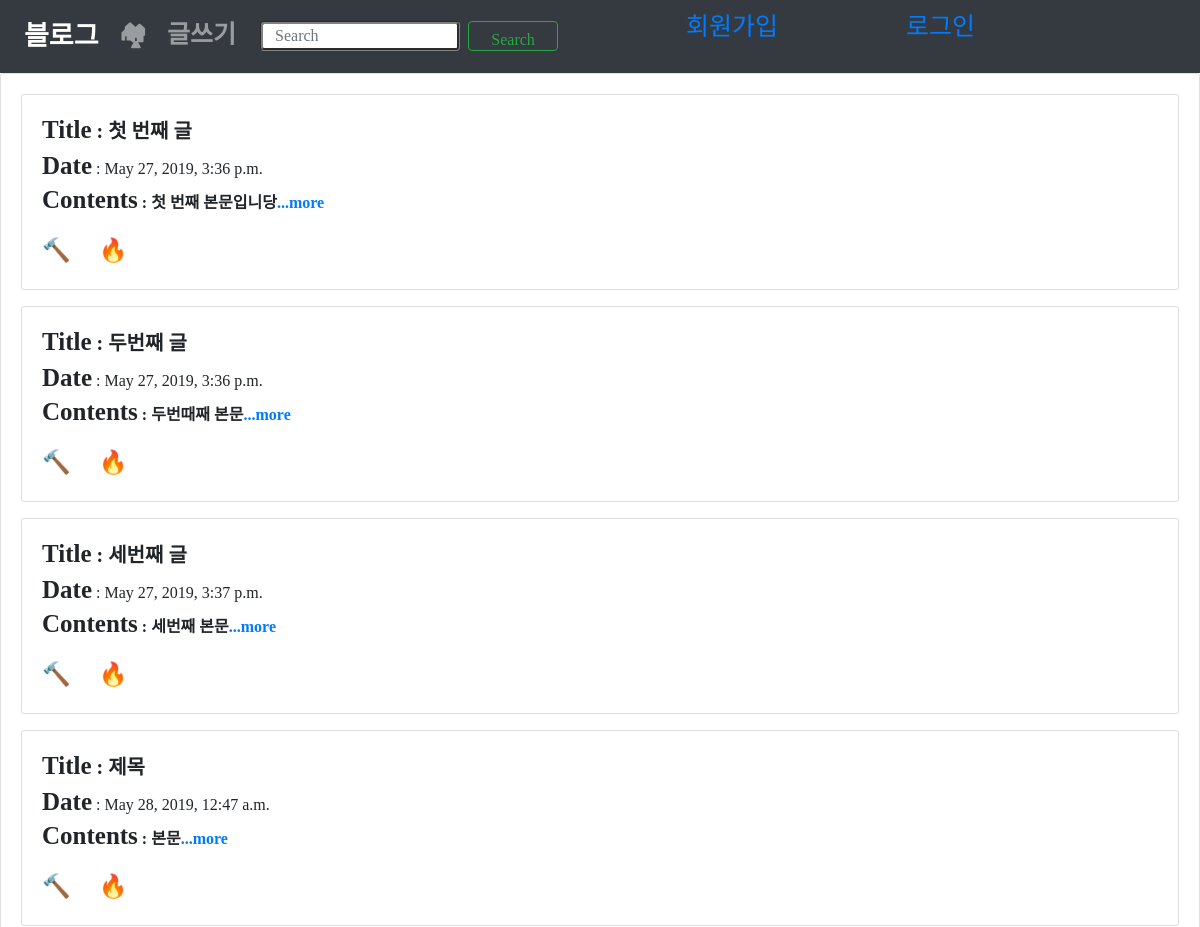
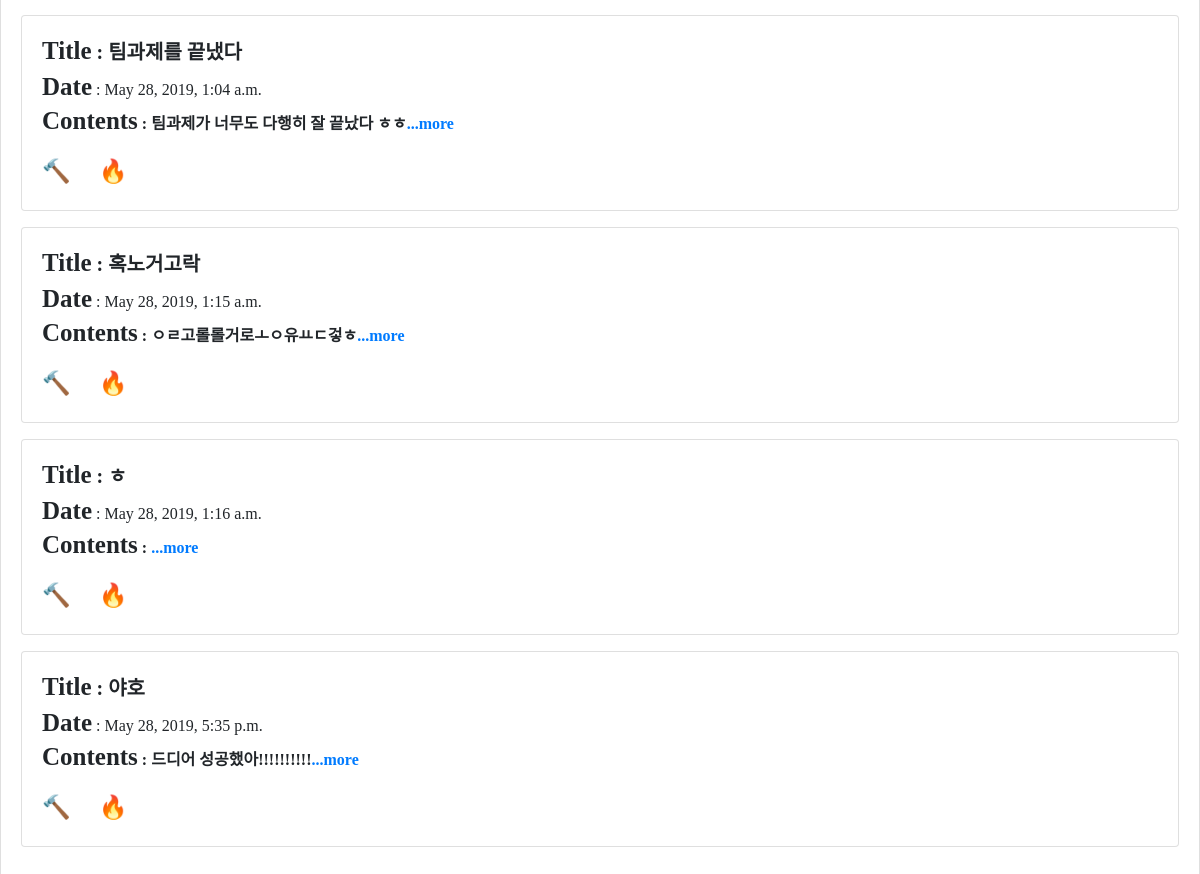
The page / on the database its author committed (2 pictures, top to bottom).
### blog/models.py (models this page shows, shortened)
class Blog(models.Model):
    title = models.CharField(max_length=200)
    pub_date = models.DateTimeField()
    body = models.TextField()
    def sum(self):
        return self.body[:50]

### blog/views.py (the view)
# urls.py: path('', blog.views.home, name="home"),
def home(request):
    blogs = Blog.objects
    return render(request, 'home.html', {'blogs':blogs})

### blog/templates/home.html (shortened to what this page needs)
{% load socialaccount %}
<head>
        <link rel="stylesheet" href="https://stackpath.bootstrapcdn.com/bootstrap/4.3.1/css/bootstrap.min.css">
</head>
<body>
         <nav class="navbar navbar-expand-lg navbar-dark bg-dark" style="padding-bottom: 8px; width:100%;">
                <div class="collapse navbar-collapse" id="navbarNavAltMarkup">
                  <div class="navbar-nav">
                    <a class="nav-item nav-link active" href="{% url 'home' %}" style="font-weight:bold; font-size:27px;">블로그 </a>&nbsp;
                    <a class="nav-item nav-link" href="{% url 'api'%}"style="font-weight:bold;font-size:25px;">&#127960;</a>&nbsp;
                    <a class="nav-item nav-link" href="{% url 'new' %}"style="font-weight:bold;font-size:25px;"><font>글쓰기</font></a>&emsp;
                    <span class="form-inline">
                        <input class="form-control mr-sm-2" type="search" placeholder="Search" aria-label="Search" style="width:200px; height:30px; border: 3px groove gray">
                        <button class="btn btn-outline-success my-2 my-sm-0" type="submit" style="width:90px; height:30px;">Search</button>
                    </span>
                    <a href="/accounts/signup"><font>회원가입</font></a><br>&emsp;&emsp;&emsp;&emsp;&emsp;&emsp;&emsp;&emsp;
                    {% if user.is_authenticated %}
                    <a href="/accounts/logout"><font>로그아웃</font></a><br>
                    {{user.username}} 님이 로그인 중
                    {% else %}
                    <a href="{% provider_login_url 'google' %}"><font>로그인</font></a> <br>
                    {% endif %}
                    </div>
                </div>
              </nav>
  <div class="card">
      <div class="card-body">
      {% for blog in blogs.all %}
      <div class="card">
        <div class="card-body">
          <h5 class="card-title"><font style="font-weight:bold;">Title</font>  : {{blog.title}}</h5>
          <h6 class="card-subtitle"><font style="font-weight:bold;">Date</font> : {{blog.pub_date}}</h6>
          <p class="card-text"><font style="font-weight:bold;">Contents</font>  : {{blog.sum}}<a href="{% url 'detail' blog.id %}">...more</a></p>
          <a href="{% url 'edit' blog.id %}" class="card-link"><font style="font-size: 23;">🔨</font></a>&nbsp;
          <a href="{% url 'delete' blog.id %}" class="card-link" ><font style="font-size: 23px;">🔥</font></a>
        </div>
      </div>
      {% endfor %}
      </div>
      </div>
      </body>

### blog/templates/home.html (style rules this page uses)
nav { position: fixed; }
* { font-family: 'BMHANNAAir'; }
font { font-size: 25px; }
.card-title, .card-text { font-weight:bold; }

### rows shown on the page
Blog: title "첫 번째 글", pub_date "May 27, 2019, 3:36 p.m.", sum "첫 번째 본문입니당"
Blog: title "두번째 글", pub_date "May 27, 2019, 3:36 p.m.", sum "두번때째 본문"
Blog: title "세번째 글", pub_date "May 27, 2019, 3:37 p.m.", sum "세번째 본문"
Blog: title "제목", pub_date "May 28, 2019, 12:47 a.m.", sum "본문"
Blog: title "팀과제를 끝냈다", pub_date "May 28, 2019, 1:04 a.m.", sum "팀과제가 너무도 다행히 잘 끝났다 ㅎㅎ"
Blog: title "혹노거고락", pub_date "May 28, 2019, 1:15 a.m.", sum "ㅇㄹ고롤롤거로ㅗㅇ유ㅛㄷ겋ㅎ"
Blog: title "ㅎ", pub_date "May 28, 2019, 1:16 a.m."
Blog: title "야호", pub_date "May 28, 2019, 5:35 p.m.", sum "드디어 성공했아!!!!!!!!!!"
